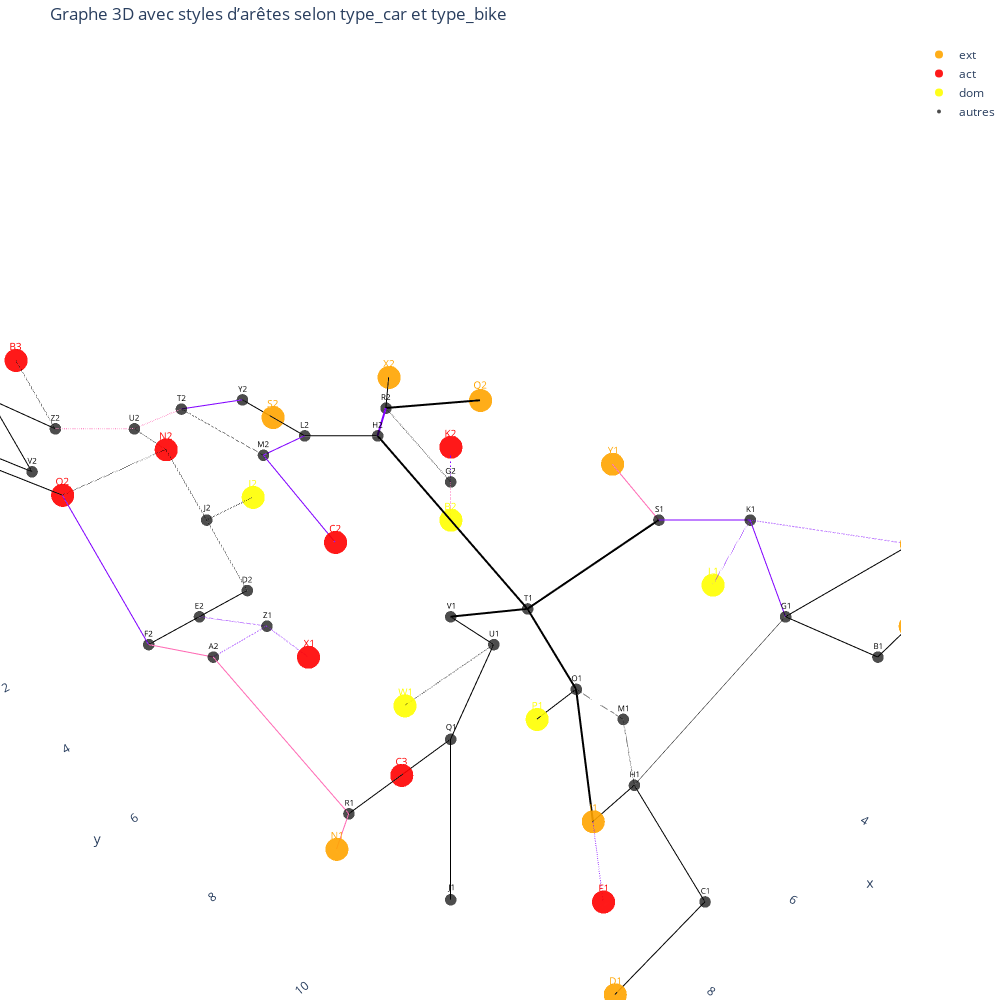

Notebook cell for this chart:
### Code cell
def get_edge_style(row):
    # couleur selon le type de piste cyclable
    if pd.isna(row["type_bike"]) or row["type_bike"] in ["None", ""]:
        color = "#000000"  # noir
    elif row["type_bike"] == "bike_path":
        color = "#ff69b4"  # rose
    elif row["type_bike"] == "bike_lane":
        color = "#8000ff"  # violet
    else:
        color = "#555555"  # par défaut

    # style selon le type de route
    if row["type_car"] == "primary":
        width = 4
        dash = "solid"
    elif row["type_car"] == "secondary":
        width = 2
        dash = "solid"
    elif row["type_car"] == "tertiary":
        width = 2
        dash = "dot"
    else:
        width = 1
        dash = "solid"

    return color, width, dash

# --- Créer une trace par type de style ---
edge_traces = []

for _, row in edges.iterrows():
    u, v = row["node1"], row["node2"]
    x0, y0, z0 = G.nodes[u]["x"], G.nodes[u]["y"], G.nodes[u]["z"]
    x1, y1, z1 = G.nodes[v]["x"], G.nodes[v]["y"], G.nodes[v]["z"]

    color, width, dash = get_edge_style(row)
    edge_traces.append(
        go.Scatter3d(
            x=[x0, x1],
            y=[y0, y1],
            z=[z0, z1],
            mode="lines",
            line=dict(color=color, width=width, dash=dash),
            hoverinfo="none",
            showlegend=False
        )
    )



# --- Nœuds par type ---
ext_nodes = node_trace("orange", 8, "ext")
act_nodes = node_trace("red", 8, "act")
dom_nodes = node_trace("yellow", 8, "dom")

# --- Nœuds "autres" ---
other_nodes = nodes[~nodes["type"].isin(["ext", "act", "dom"])]
other_trace = go.Scatter3d(
    x=other_nodes["x"], y=other_nodes["y"], z=other_nodes["z"],
    mode='markers+text',
    text=other_nodes["node"],
    hovertext=other_nodes["node"],
    hoverinfo="text",
    marker=dict(size=4, color="black", opacity=0.7),
    name="autres",
    textposition="top center",
    textfont=dict(size=8, color="black")
)

# --- Combiner les traces ---
fig = go.Figure(data=edge_traces + [ext_nodes, act_nodes, dom_nodes, other_trace])

fig.update_layout(
    title="Graphe 3D avec styles d’arêtes selon type_car et type_bike",
    showlegend=True,
    scene=dict(
        xaxis=dict(showbackground=False),
        yaxis=dict(showbackground=False),
        zaxis=dict(showbackground=False)
    ),
    margin=dict(l=0, r=0, b=0, t=40),
    width=1000,
    height=1000

)

### Figure 1 — Plotly figure (JSON) as saved in the notebook; plotly's stock layout.template omitted (floating-point values rounded to 4 significant figures)
{"data": [{"hoverinfo": "none", "line": {"color": "#000000", "dash": "solid", "width": 2}, "mode": "lines", "showlegend": false, "type": "scatter3d", "x": [2, 3], "y": [13, 13], "z": [2, 2]}, {"hoverinfo": "none", "line": {"color": "#000000", "dash": "solid", "width": 2}, "mode": "lines", "showlegend": false, "type": "scatter3d", "x": [3, 2], "y": [13, 11], "z": [2, 1]}, {"hoverinfo": "none", "line": {"color": "#000000", "dash": "solid", "width": 2}, "mode": "lines", "showlegend": false, "type": "scatter3d", "x": [0, 2], "y": [12, 11], "z": [2, 1]}, {"hoverinfo": "none", "line": {"color": "#8000ff", "dash": "dot", "width": 2}, "mode": "lines", "showlegend": false, "type": "scatter3d", "x": [0, 0], "y": [12, 9], "z": [2, 1]}, {"hoverinfo": "none", "line": {"color": "#8000ff", "dash": "solid", "width": 2}, "mode": "lines", "showlegend": false, "type": "scatter3d", "x": [0, 2], "y": [9, 11], "z": [1, 1]}, {"hoverinfo": "none", "line": {"color": "#000000", "dash": "solid", "width": 1}, "mode": "lines", "showlegend": false, "type": "scatter3d", "x": [2, 6], "y": [11, 11], "z": [1, 0]}, {"hoverinfo": "none", "line": {"color": "#000000", "dash": "solid", "width": 2}, "mode": "lines", "showlegend": false, "type": "scatter3d", "x": [6, 7], "y": [11, 13], "z": [0, 0]}, {"hoverinfo": "none", "line": {"color": "#000000", "dash": "solid", "width": 2}, "mode": "lines", "showlegend": false, "type": "scatter3d", "x": [7, 9], "y": [13, 13], "z": [0, 0]}, {"hoverinfo": "none", "line": {"color": "#000000", "dash": "solid", "width": 2}, "mode": "lines", "showlegend": false, "type": "scatter3d", "x": [6, 7], "y": [11, 11], "z": [0, 0]}, {"hoverinfo": "none", "line": {"color": "#8000ff", "dash": "dot", "width": 2}, "mode": "lines", "showlegend": false, "type": "scatter3d", "x": [7, 8], "y": [11, 12], "z": [0, 0]}, {"hoverinfo": "none", "line": {"color": "#000000", "dash": "dot", "width": 2}, "mode": "lines", "showlegend": false, "type": "scatter3d", "x": [5, 6], "y": [10, 11], "z": [0, 0]}, {"hoverinfo": "none", "line": {"color": "#000000", "dash": "dot", "width": 2}, "mode": "lines", "showlegend": false, "type": "scatter3d", "x": [5, 5], "y": [10, 9], "z": [0, 0]}, {"hoverinfo": "none", "line": {"color": "#000000", "dash": "solid", "width": 4}, "mode": "lines", "showlegend": false, "type": "scatter3d", "x": [7, 5], "y": [11, 9], "z": [0, 0]}, {"hoverinfo": "none", "line": {"color": "#000000", "dash": "solid", "width": 2}, "mode": "lines", "showlegend": false, "type": "scatter3d", "x": [5, 6], "y": [9, 9], "z": [0, 0]}, {"hoverinfo": "none", "line": {"color": "#000000", "dash": "solid", "width": 4}, "mode": "lines", "showlegend": false, "type": "scatter3d", "x": [5, 4], "y": [9, 7], "z": [0, 0]}, {"hoverinfo": "none", "line": {"color": "#000000", "dash": "solid", "width": 4}, "mode": "lines", "showlegend": false, "type": "scatter3d", "x": [4, 0], "y": [7, 7], "z": [0, 0]}, {"hoverinfo": "none", "line": {"color": "#8000ff", "dash": "solid", "width": 2}, "mode": "lines", "showlegend": false, "type": "scatter3d", "x": [0, 0], "y": [9, 7], "z": [1, 0]}, {"hoverinfo": "none", "line": {"color": "#8000ff", "dash": "dot", "width": 2}, "mode": "lines", "showlegend": false, "type": "scatter3d", "x": [0, 1], "y": [9, 9], "z": [1, 0]}, {"hoverinfo": "none", "line": {"color": "#ff69b4", "dash": "solid", "width": 2}, "mode": "lines", "showlegend": false, "type": "scatter3d", "x": [0, -1], "y": [7, 5], "z": [0, 0]}, {"hoverinfo": "none", "line": {"color": "#000000", "dash": "solid", "width": 4}, "mode": "lines", "showlegend": false, "type": "scatter3d", "x": [4, 6], "y": [7, 7], "z": [0, 1]}, {"hoverinfo": "none", "line": {"color": "#000000", "dash": "solid", "width": 2}, "mode": "lines", "showlegend": false, "type": "scatter3d", "x": [6, 6], "y": [7, 8], "z": [1, 1]}, {"hoverinfo": "none", "line": {"color": "#000000", "dash": "dot", "width": 2}, "mode": "lines", "showlegend": false, "type": "scatter3d", "x": [6, 8], "y": [8, 8], "z": [1, 1]}, {"hoverinfo": "none", "line": {"color": "#000000", "dash": "solid", "width": 2}, "mode": "lines", "showlegend": false, "type": "scatter3d", "x": [6, 8], "y": [8, 9], "z": [1, 1]}, {"hoverinfo": "none", "line": {"color": "#000000", "dash": "solid", "width": 2}, "mode": "lines", "showlegend": false, "type": "scatter3d", "x": [8, 10], "y": [9, 11], "z": [1, 1]}, {"hoverinfo": "none", "line": {"color": "#000000", "dash": "solid", "width": 2}, "mode": "lines", "showlegend": false, "type": "scatter3d", "x": [8, 9], "y": [9, 9], "z": [1, 1]}, {"hoverinfo": "none", "line": {"color": "#000000", "dash": "solid", "width": 2}, "mode": "lines", "showlegend": false, "type": "scatter3d", "x": [9, 10], "y": [9, 9], "z": [1, 1]}, {"hoverinfo": "none", "line": {"color": "#ff69b4", "dash": "solid", "width": 2}, "mode": "lines", "showlegend": false, "type": "scatter3d", "x": [10, 11], "y": [9, 10], "z": [1, 2]}, {"hoverinfo": "none", "line": {"color": "#ff69b4", "dash": "solid", "width": 2}, "mode": "lines", "showlegend": false, "type": "scatter3d", "x": [10, 10], "y": [9, 6], "z": [1, 2]}, {"hoverinfo": "none", "line": {"color": "#8000ff", "dash": "dot", "width": 2}, "mode": "lines", "showlegend": false, "type": "scatter3d", "x": [10, 9], "y": [6, 6], "z": [2, 2]}, {"hoverinfo": "none", "line": {"color": "#8000ff", "dash": "dot", "width": 2}, "mode": "lines", "showlegend": false, "type": "scatter3d", "x": [9, 9], "y": [6, 7], "z": [2, 2]}, {"hoverinfo": "none", "line": {"color": "#8000ff", "dash": "dot", "width": 2}, "mode": "lines", "showlegend": false, "type": "scatter3d", "x": [9, 9], "y": [6, 4], "z": [2, 1]}, {"hoverinfo": "none", "line": {"color": "#ff69b4", "dash": "solid", "width": 2}, "mode": "lines", "showlegend": false, "type": "scatter3d", "x": [10, 10], "y": [6, 4], "z": [2, 1]}, {"hoverinfo": "none", "line": {"color": "#000000", "dash": "solid", "width": 2}, "mode": "lines", "showlegend": false, "type": "scatter3d", "x": [10, 9], "y": [4, 4], "z": [1, 1]}, {"hoverinfo": "none", "line": {"color": "#000000", "dash": "solid", "width": 2}, "mode": "lines", "showlegend": false, "type": "scatter3d", "x": [9, 8], "y": [4, 4], "z": [1, 1]}, {"hoverinfo": "none", "line": {"color": "#000000", "dash": "dot", "width": 2}, "mode": "lines", "showlegend": false, "type": "scatter3d", "x": [8, 8], "y": [4, 3], "z": [1, 2]}, {"hoverinfo": "none", "line": {"color": "#000000", "dash": "dot", "width": 2}, "mode": "lines", "showlegend": false, "type": "scatter3d", "x": [8, 7], "y": [3, 3], "z": [2, 2]}, {"hoverinfo": "none", "line": {"color": "#000000", "dash": "dot", "width": 2}, "mode": "lines", "showlegend": false, "type": "scatter3d", "x": [8, 8], "y": [3, 2], "z": [2, 3]}, {"hoverinfo": "none", "line": {"color": "#000000", "dash": "dot", "width": 2}, "mode": "lines", "showlegend": false, "type": "scatter3d", "x": [8, 8], "y": [2, 1], "z": [3, 3]}, {"hoverinfo": "none", "line": {"color": "#000000", "dash": "dot", "width": 2}, "mode": "lines", "showlegend": false, "type": "scatter3d", "x": [8, 10], "y": [2, 2], "z": [3, 3]}, {"hoverinfo": "none", "line": {"color": "#8000ff", "dash": "solid", "width": 2}, "mode": "lines", "showlegend": false, "type": "scatter3d", "x": [10, 10], "y": [2, 4], "z": [3, 1]}, {"hoverinfo": "none", "line": {"color": "#000000", "dash": "solid", "width": 2}, "mode": "lines", "showlegend": false, "type": "scatter3d", "x": [10, 11], "y": [2, 2], "z": [3, 4]}, {"hoverinfo": "none", "line": {"color": "#000000", "dash": "solid", "width": 2}, "mode": "lines", "showlegend": false, "type": "scatter3d", "x": [11, 11], "y": [2, 1], "z": [4, 4]}, {"hoverinfo": "none", "line": {"color": "#000000", "dash": "solid", "width": 2}, "mode": "lines", "showlegend": false, "type": "scatter3d", "x": [11, 10], "y": [1, 1], "z": [4, 3]}, {"hoverinfo": "none", "line": {"color": "#000000", "dash": "solid", "width": 2}, "mode": "lines", "showlegend": false, "type": "scatter3d", "x": [10, 10], "y": [1, 0], "z": [3, 4]}, {"hoverinfo": "none", "line": {"color": "#000000", "dash": "solid", "width": 2}, "mode": "lines", "showlegend": false, "type": "scatter3d", "x": [10, 9], "y": [0, 0], "z": [4, 3]}, {"hoverinfo": "none", "line": {"color": "#000000", "dash": "dot", "width": 2}, "mode": "lines", "showlegend": false, "type": "scatter3d", "x": [9, 9], "y": [0, -1], "z": [3, 4]}, {"hoverinfo": "none", "line": {"color": "#ff69b4", "dash": "dot", "width": 2}, "mode": "lines", "showlegend": false, "type": "scatter3d", "x": [9, 8], "y": [0, 1], "z": [3, 3]}, {"hoverinfo": "none", "line": {"color": "#ff69b4", "dash": "dot", "width": 2}, "mode": "lines", "showlegend": false, "type": "scatter3d", "x": [8, 7], "y": [1, 1], "z": [3, 3]}, {"hoverinfo": "none", "line": {"color": "#8000ff", "dash": "solid", "width": 2}, "mode": "lines", "showlegend": false, "type": "scatter3d", "x": [7, 5], "y": [1, 0], "z": [3, 2]}, {"hoverinfo": "none", "line": {"color": "#000000", "dash": "dot", "width": 2}, "mode": "lines", "showlegend": false, "type": "scatter3d", "x": [7, 6], "y": [1, 2], "z": [3, 2]}, {"hoverinfo": "none", "line": {"color": "#8000ff", "dash": "solid", "width": 2}, "mode": "lines", "showlegend": false, "type": "scatter3d", "x": [6, 6], "y": [2, 4], "z": [2, 1]}, {"hoverinfo": "none", "line": {"color": "#000000", "dash": "solid", "width": 2}, "mode": "lines", "showlegend": false, "type": "scatter3d", "x": [5, 5], "y": [0, 1], "z": [2, 2]}, {"hoverinfo": "none", "line": {"color": "#000000", "dash": "solid", "width": 2}, "mode": "lines", "showlegend": false, "type": "scatter3d", "x": [5, 5], "y": [1, 2], "z": [2, 2]}, {"hoverinfo": "none", "line": {"color": "#8000ff", "dash": "solid", "width": 2}, "mode": "lines", "showlegend": false, "type": "scatter3d", "x": [5, 6], "y": [2, 2], "z": [2, 2]}, {"hoverinfo": "none", "line": {"color": "#8000ff", "dash": "solid", "width": 2}, "mode": "lines", "showlegend": false, "type": "scatter3d", "x": [6, 5], "y": [2, 2], "z": [2, 2]}, {"hoverinfo": "none", "line": {"color": "#000000", "dash": "solid", "width": 2}, "mode": "lines", "showlegend": false, "type": "scatter3d", "x": [5, 4], "y": [2, 3], "z": [2, 2]}, {"hoverinfo": "none", "line": {"color": "#000000", "dash": "solid", "width": 4}, "mode": "lines", "showlegend": false, "type": "scatter3d", "x": [4, 4], "y": [3, 7], "z": [2, 0]}, {"hoverinfo": "none", "line": {"color": "#8000ff", "dash": "solid", "width": 4}, "mode": "lines", "showlegend": false, "type": "scatter3d", "x": [4, 2], "y": [3, 1], "z": [2, 1]}, {"hoverinfo": "none", "line": {"color": "#000000", "dash": "solid", "width": 2}, "mode": "lines", "showlegend": false, "type": "scatter3d", "x": [2, 1], "y": [1, 0], "z": [1, 1]}, {"hoverinfo": "none", "line": {"color": "#000000", "dash": "solid", "width": 4}, "mode": "lines", "showlegend": false, "type": "scatter3d", "x": [2, -1], "y": [1, 1], "z": [1, 0]}, {"hoverinfo": "none", "line": {"color": "#000000", "dash": "dot", "width": 2}, "mode": "lines", "showlegend": false, "type": "scatter3d", "x": [2, 2], "y": [1, 3], "z": [1, 0]}, {"hoverinfo": "none", "line": {"color": "#8000ff", "dash": "dot", "width": 2}, "mode": "lines", "showlegend": false, "type": "scatter3d", "x": [2, 1], "y": [3, 2], "z": [0, 0]}, {"hoverinfo": "none", "line": {"color": "#ff69b4", "dash": "dot", "width": 2}, "mode": "lines", "showlegend": false, "type": "scatter3d", "x": [2, 3], "y": [3, 4], "z": [0, 0]}, {"hoverinfo": "text", "hovertext": ["A1", "D1", "E1", "I1", "N1", "Y1", "Q2", "S2", "W2", "X2"], "marker": {"color": "orange", "opacity": 0.9, "size": 8}, "mode": "markers+text", "name": "ext", "text": ["A1", "D1", "E1", "I1", "N1", "Y1", "Q2", "S2", "W2", "X2"], "textfont": {"color": "orange", "size": 10}, "textposition": "top center", "type": "scatter3d", "x": [2, 9, 0, 7, 11, -1, -1, 5, 11, 1], "y": [13, 13, 12, 11, 10, 5, 1, 1, 1, 0], "z": [2, 0, 2, 0, 2, 0, 0, 2, 4, 1]}, {"hoverinfo": "text", "hovertext": ["F1", "X1", "C2", "K2", "N2", "O2", "B3", "C3"], "marker": {"color": "red", "opacity": 0.9, "size": 8}, "mode": "markers+text", "name": "act", "text": ["F1", "X1", "C2", "K2", "N2", "O2", "B3", "C3"], "textfont": {"color": "red", "size": 10}, "textposition": "top center", "type": "scatter3d", "x": [8, 9, 6, 1, 8, 10, 9, 9], "y": [12, 7, 4, 2, 2, 2, -1, 9], "z": [0, 2, 1, 0, 3, 3, 4, 1]}, {"hoverinfo": "text", "hovertext": ["L1", "P1", "W1", "B2", "I2"], "marker": {"color": "yellow", "opacity": 0.9, "size": 8}, "mode": "markers+text", "name": "dom", "text": ["L1", "P1", "W1", "B2", "I2"], "textfont": {"color": "yellow", "size": 10}, "textposition": "top center", "type": "scatter3d", "x": [1, 6, 8, 3, 7], "y": [9, 9, 8, 4, 3], "z": [0, 0, 1, 0, 2]}, {"hoverinfo": "text", "hovertext": ["B1", "C1", "G1", "H1", "J1", "K1", "M1", "O1", "Q1", "R1", "S1", "T1", "U1", "V1", "Z1", "A2", "D2", "E2", "F2", "G2", "H2", "J2", "L2", "M2", "P2", "R2", "T2", "U2", "V2", "Y2", "Z2", "A3"], "marker": {"color": "black", "opacity": 0.7, "size": 4}, "mode": "markers+text", "name": "autres", "text": ["B1", "C1", "G1", "H1", "J1", "K1", "M1", "O1", "Q1", "R1", "S1", "T1", "U1", "V1", "Z1", "A2", "D2", "E2", "F2", "G2", "H2", "J2", "L2", "M2", "P2", "R2", "T2", "U2", "V2", "Y2", "Z2", "A3"], "textfont": {"color": "black", "size": 8}, "textposition": "top center", "type": "scatter3d", "x": [3, 7, 2, 6, 10, 0, 5, 5, 8, 10, 0, 4, 6, 6, 9, 10, 8, 9, 10, 2, 4, 8, 5, 6, 11, 2, 7, 8, 10, 5, 9, 10], "y": [13, 13, 11, 11, 11, 9, 10, 9, 9, 9, 7, 7, 8, 7, 6, 6, 4, 4, 4, 3, 3, 3, 2, 2, 2, 1, 1, 1, 1, 0, 0, 0], "z": [2, 0, 1, 0, 1, 1, 0, 0, 1, 1, 0, 0, 1, 1, 2, 2, 1, 1, 1, 0, 2, 2, 2, 2, 4, 1, 3, 3, 3, 2, 3, 4]}], "layout": {"height": 1000, "margin": {"b": 0, "l": 0, "r": 0, "t": 40}, "scene": {"xaxis": {"showbackground": false}, "yaxis": {"showbackground": false}, "zaxis": {"showbackground": false}}, "showlegend": true, "title": {"text": "Graphe 3D avec styles d’arêtes selon type_car et type_bike"}, "width": 1000}}
